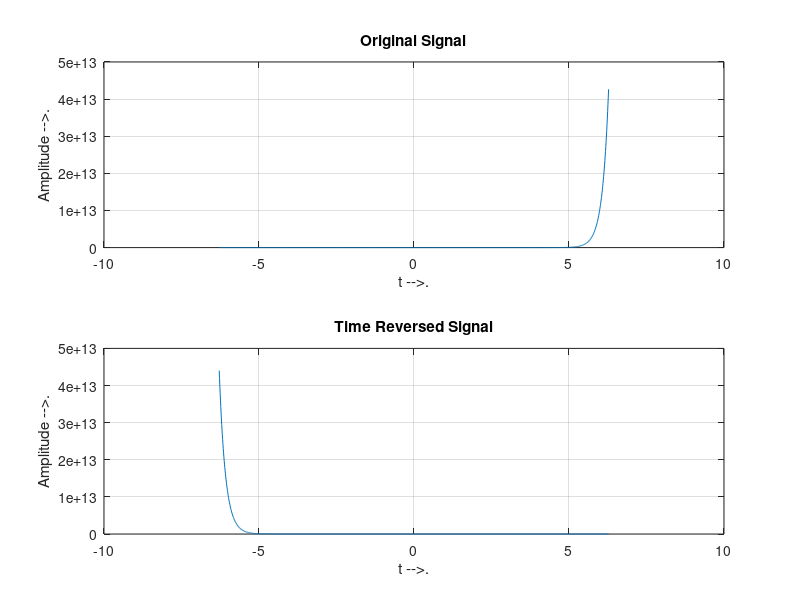

Recreate this plot in MATLAB.
%Time Reversal
t=-2*pi:0.01:2*pi;
a=input('Enter the value of a');
subplot(2,1,1);
y=exp(a*t);
plot(t,y);
grid on;
ylabel('Amplitude -->.');
xlabel('t -->.');
title('Original Signal');
subplot(2,1,2);
y=exp(a*(-t));
plot(t,y);
grid on;
ylabel('Amplitude -->.');
xlabel('t -->.');
title('Time Reversed Signal');
